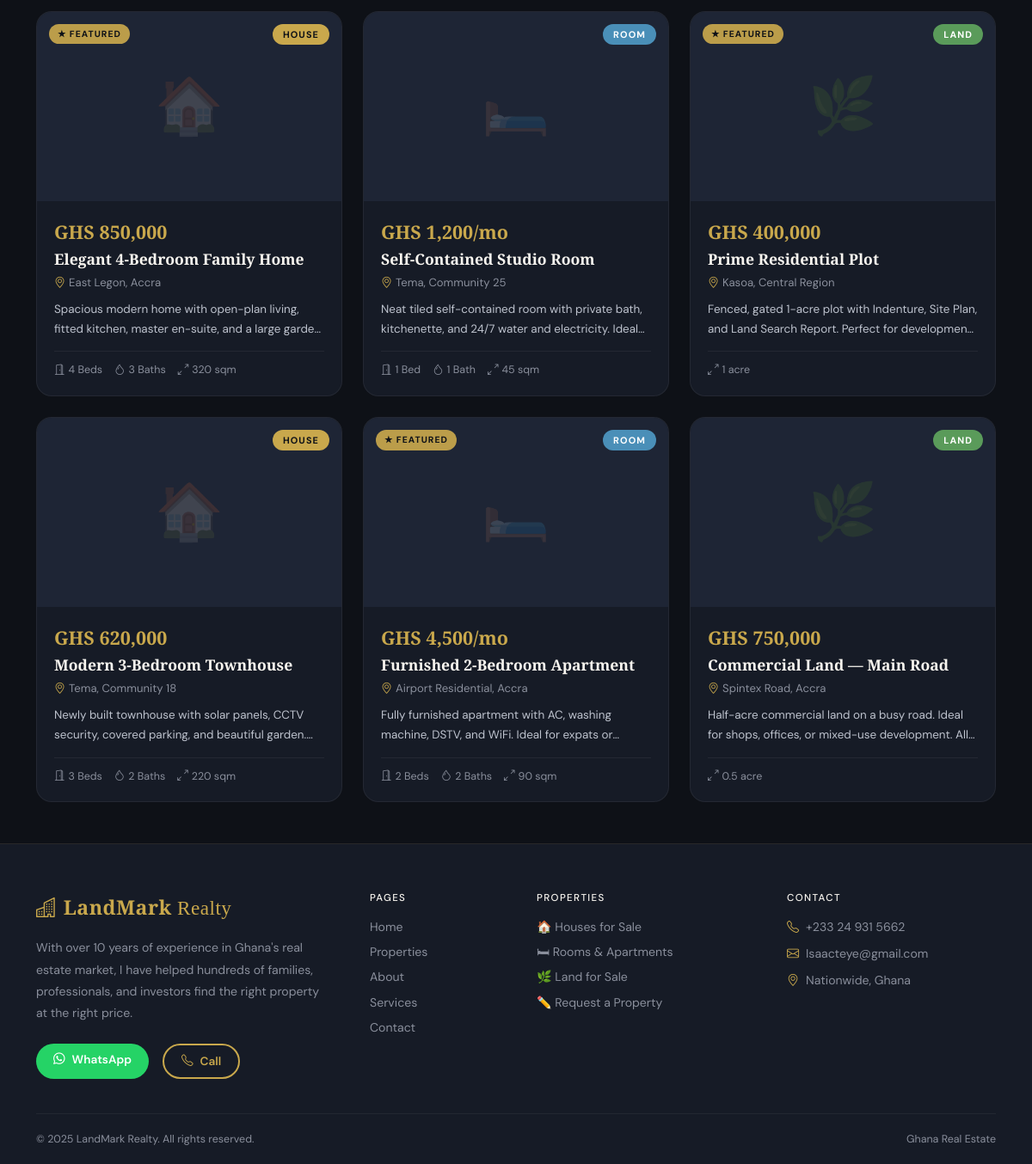
Before: /properties (lower part) with the older database file.
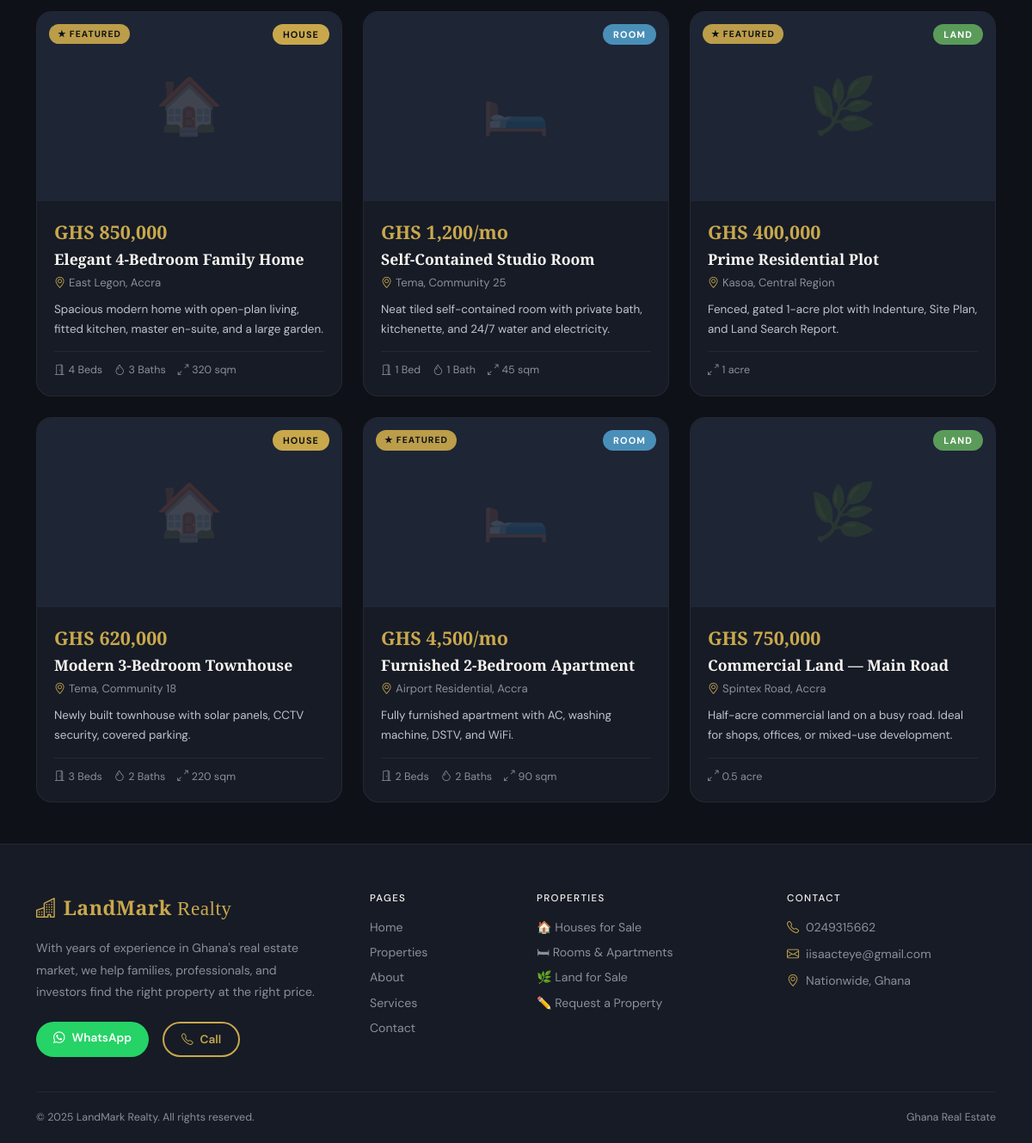
After: the same page with the newer database file.
### tables this page shows
CREATE TABLE listings (
            id          INTEGER PRIMARY KEY AUTOINCREMENT,
            type        TEXT NOT NULL DEFAULT 'house',
            title       TEXT NOT NULL,
            description TEXT,
            price       TEXT,
            location    TEXT,
            bedrooms    INTEGER,
            bathrooms   INTEGER,
            size        TEXT,
            land_use    TEXT,
            land_docs   TEXT,
            status      TEXT NOT NULL DEFAULT 'available',
            featured    INTEGER NOT NULL DEFAULT 0,
            created_at  TEXT NOT NULL DEFAULT (datetime('now'))
        );

CREATE TABLE settings (
            key   TEXT PRIMARY KEY,
            value TEXT
        );

### app.py (the view, shortened to what this page needs)
@app.route('/properties')
def properties():
    db     = get_db()
    type_f = request.args.get('type','')
    bdg_f  = request.args.get('budget','')
    loc_f  = request.args.get('loc','').strip()
    sort_f = request.args.get('sort','newest')
    q      = "SELECT * FROM listings WHERE status='available'"
    p      = []
    if type_f: q += " AND type=?"; p.append(type_f)
    if loc_f:  q += " AND (location LIKE ? OR title LIKE ?)"; p += [f'%{loc_f}%', f'%{loc_f}%']
    q += " ORDER BY " + ("featured DESC, created_at DESC" if sort_f == 'featured' else "created_at DESC")
    listings = [listing_to_dict(r) for r in db.execute(q, p).fetchall()]
    return render_template('properties.html', listings=listings,
                           filters={'type':type_f,'budget':bdg_f,'loc':loc_f,'sort':sort_f},
                           agent=get_agent())

### app.py (called while the page is built)
def get_db():
    if 'db' not in g:
        g.db = sqlite3.connect(DATABASE)
        g.db.row_factory = sqlite3.Row
        g.db.execute("PRAGMA journal_mode=WAL")
        g.db.execute("PRAGMA foreign_keys=ON")
    return g.db

def get_setting(key, default=''):
    row = get_db().execute("SELECT value FROM settings WHERE key=?", (key,)).fetchone()
    return row['value'] if row else default

def get_agent():
    return {
        'name':     get_setting('agent_name',    'Isaac Teye'),
        'phone':    get_setting('agent_phone',   '0249315662'),
        'email':    get_setting('agent_email',   'iisaacteye@gmail.com'),
        'wa':       get_setting('agent_wa',      '233249315662'),
        'bio':      get_setting('agent_bio',     ''),
        'business': get_setting('business_name', 'LandMark Realty'),
    }

def listing_to_dict(row):
    d = dict(row)
    imgs = get_db().execute(
        "SELECT filename FROM listing_images WHERE listing_id=? ORDER BY sort_order", (d['id'],)
    ).fetchall()
    d['images'] = [r['filename'] for r in imgs]
    return d

### templates/properties.html (shortened to what this page needs)
{% extends 'base.html' %}
{% block content %}
<div class="container py-5">
  {% if listings %}
  <div class="row g-4">
    {% for l in listings %}{% include '_property_card.html' %}{% endfor %}
  </div>
  {% endif %}
</div>
{% endblock %}

### templates/base.html (shortened to what this page needs)
<!DOCTYPE html>
<html lang="en">
<head>
  <link href="https://cdn.jsdelivr.net/npm/bootstrap@5.3.2/dist/css/bootstrap.min.css" rel="stylesheet"/>
  <link href="https://cdn.jsdelivr.net/npm/bootstrap-icons@1.11.3/font/bootstrap-icons.min.css" rel="stylesheet"/>
  <link rel="stylesheet" href="{{ url_for('static', filename='css/style.css') }}"/>
</head>
<body>
{% block content %}{% endblock %}
<footer class="site-footer">
  <div class="container">
    <div class="row g-5 mb-2">
      <div class="col-lg-4">
        <a href="{{ url_for('index') }}" class="nav-brand d-block mb-3" style="text-decoration:none;">
          <i class="bi bi-buildings me-2"></i>LandMark<span style="font-weight:400"> Realty</span>
        </a>
        <p style="color:var(--stone);font-size:0.88rem;line-height:1.8;margin-bottom:22px;">{{ agent.bio }}</p>
        <div class="d-flex gap-3 flex-wrap">
          <a href="https://wa.me/{{ agent.wa }}" target="_blank" class="btn-wa" style="padding:9px 20px;font-size:0.85rem;">
            <i class="bi bi-whatsapp me-2"></i>WhatsApp
          </a>
          <a href="tel:{{ agent.phone }}" class="btn-outline-gold" style="padding:9px 20px;font-size:0.85rem;">
            <i class="bi bi-telephone me-2"></i>Call
          </a>
        </div>
      </div>
      <div class="col-6 col-lg-2">
        <h6 class="footer-heading">Pages</h6>
        <a href="{{ url_for('index') }}"      class="footer-link">Home</a>
        <a href="{{ url_for('properties') }}" class="footer-link">Properties</a>
        <a href="{{ url_for('about') }}"      class="footer-link">About</a>
        <a href="{{ url_for('services') }}"   class="footer-link">Services</a>
        <a href="{{ url_for('contact') }}"    class="footer-link">Contact</a>
      </div>
      <div class="col-6 col-lg-3">
        <h6 class="footer-heading">Properties</h6>
        <a href="{{ url_for('properties') }}?type=house" class="footer-link">🏠 Houses for Sale</a>
        <a href="{{ url_for('properties') }}?type=room"  class="footer-link">🛏 Rooms &amp; Apartments</a>
        <a href="{{ url_for('properties') }}?type=land"  class="footer-link">🌿 Land for Sale</a>
        <a href="{{ url_for('property_request') }}"      class="footer-link">✏️ Request a Property</a>
      </div>
      <div class="col-lg-3">
        <h6 class="footer-heading">Contact</h6>
        <div class="footer-contact-item"><i class="bi bi-telephone" style="color:var(--gold);"></i>{{ agent.phone }}</div>
        <div class="footer-contact-item"><i class="bi bi-envelope"  style="color:var(--gold);"></i>{{ agent.email }}</div>
        <div class="footer-contact-item"><i class="bi bi-geo-alt"   style="color:var(--gold);"></i>Nationwide, Ghana</div>
      </div>
    </div>
    <div class="footer-bottom">
      <span>© {{ 2025 }} {{ agent.business }}. All rights reserved.</span>
      <span>Ghana Real Estate</span>
    </div>
  </div>
</footer>
</body>
</html>

### templates/_property_card.html
<div class="col-md-6 col-lg-4">
  <a href="{{ url_for('property_detail', id=l.id) }}" class="prop-card-link">
    <div class="prop-card">
      <div class="prop-img-wrap">
        {% if l.images %}
          <img src="{{ url_for('static', filename='uploads/' + l.images[0]) }}" alt="{{ l.title }}" loading="lazy"/>
          {% if l.images|length > 1 %}
          <span class="img-count-badge">
            <i class="bi bi-images"></i> {{ l.images|length }} photos
          </span>
          {% endif %}
        {% else %}
          <div class="prop-img-placeholder">{{ {'house':'🏠','room':'🛏️','land':'🌿'}[l.type] or '🏠' }}</div>
        {% endif %}
        <span class="type-badge type-{{ l.type }}">{{ l.type|capitalize }}</span>
        {% if l.featured %}<span class="featured-badge">★ Featured</span>{% endif %}
      </div>
      <div class="prop-body">
        <div class="prop-price">{{ l.price }}</div>
        <div class="prop-title">{{ l.title }}</div>
        <div class="prop-location"><i class="bi bi-geo-alt me-1" style="color:var(--gold);"></i>{{ l.location }}</div>
        <div class="prop-desc">{{ l.description }}</div>
        {% if l.type != 'land' and (l.bedrooms or l.bathrooms or l.size) %}
        <div class="prop-specs">
          {% if l.bedrooms  %}<span><i class="bi bi-door-open me-1"></i>{{ l.bedrooms }} Bed{{ 's' if l.bedrooms > 1 else '' }}</span>{% endif %}
          {% if l.bathrooms %}<span><i class="bi bi-droplet me-1"></i>{{ l.bathrooms }} Bath{{ 's' if l.bathrooms > 1 else '' }}</span>{% endif %}
          {% if l.size      %}<span><i class="bi bi-arrows-angle-expand me-1"></i>{{ l.size }}</span>{% endif %}
        </div>
        {% elif l.size %}
        <div class="prop-specs"><span><i class="bi bi-arrows-angle-expand me-1"></i>{{ l.size }}</span></div>
        {% endif %}
      </div>
    </div>
  </a>
</div>

Changed rows visible on the page:
changed listings "GHS 850,000": description "Spacious modern home with open-plan living, fitted kitchen, master en-suite, and a large…" → "Spacious modern home with open-plan living, fitted kitchen, master en-suite, and a large garden."
changed listings "GHS 1,200/mo": description "Neat tiled self-contained room with private bath, kitchenette, and 24/7 water and electricity.…" → "Neat tiled self-contained room with private bath, kitchenette, and 24/7 water and electricity."
changed listings "GHS 400,000": description "Fenced, gated 1-acre plot with Indenture, Site Plan, and Land Search Report. Perfect for…" → "Fenced, gated 1-acre plot with Indenture, Site Plan, and Land Search Report."
changed listings "GHS 620,000": description "Newly built townhouse with solar panels, CCTV security, covered parking, and beautiful…" → "Newly built townhouse with solar panels, CCTV security, covered parking."
changed listings "GHS 4,500/mo": description "Fully furnished apartment with AC, washing machine, DSTV, and WiFi. Ideal for expats…" → "Fully furnished apartment with AC, washing machine, DSTV, and WiFi."
changed listings "GHS 750,000": description "Half-acre commercial land on a busy road. Ideal for shops, offices, or mixed-use development.…" → "Half-acre commercial land on a busy road. Ideal for shops, offices, or mixed-use development."
changed settings: bio "With over 10 years of experience in Ghana's real estate market, I have helped hundreds of families, professionals, and investors…" → "With years of experience in Ghana's real estate market, we help families, professionals, and investors find the right property at the right price."
changed settings (number 2 of 4 on the later page): phone "+233 24 931 5662" → "0249315662"
changed settings: email "Isaacteye@gmail.com" → "iisaacteye@gmail.com"
added settings: business "LandMark Realty"
Other visible differences:
{{ agent.business }}: "LandMark Realty" → (not shown)
